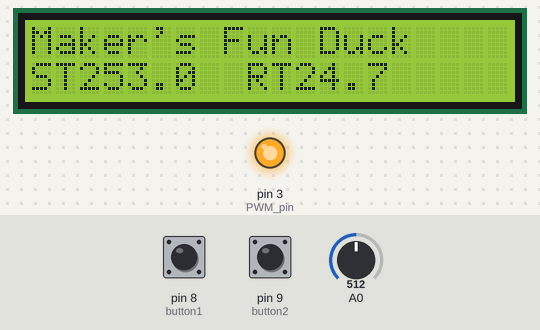
The sketch below on a simulated Arduino Uno, built with avr-gcc and run on an emulated ATmega328P. Shown: 20×2 character LCD, output pins drawn as LEDs (lit = HIGH). Inputs (shaded band) come from the test bench; at power-on: pin 8 (button1) HIGH, A0 = 512, pin 9 (button2) HIGH. What the sketch prints to the serial monitor is not drawn.

Above: at 1.2 s.
1.3 s: pin 8 (button1) pulled LOW for 3.2 s
At 5.2 s:
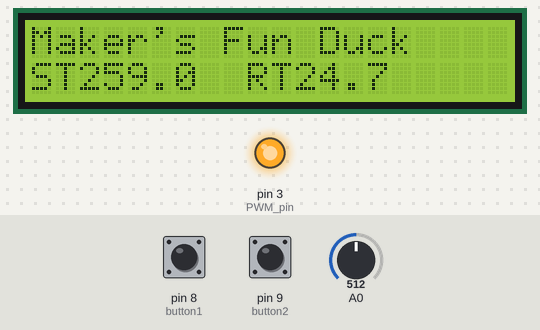
6.0 s: A0 set to 716
At 6.7 s:
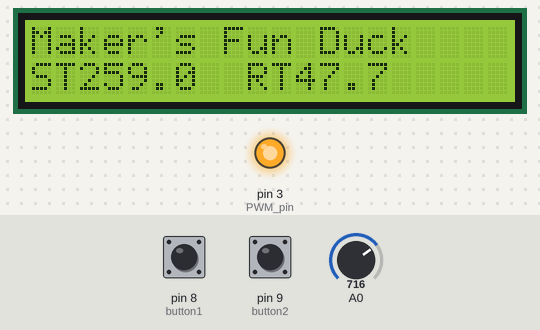
7.8 s: pin 9 (button2) pulled LOW for 0.35 s
9.8 s: pin 8 (button1) pulled LOW for 1 s
At 11.4 s:
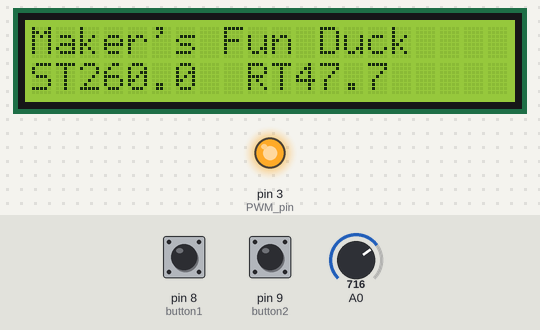
12.6 s: A0 set to 900
At 13.8 s:
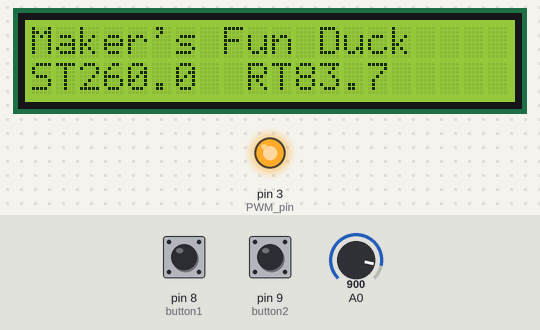
14.6 s: pin 9 (button2) pulled LOW for 1 s
At 16.2 s:
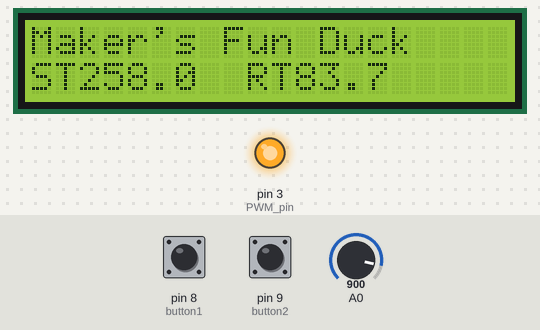
Timing chart, 0 to 17.7 s (numbered marks = the images above; inputs shaded):
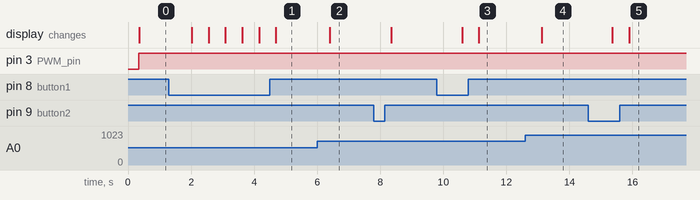

Measured:
- after the input at 1.3 s, the display: first changes after 0.72 s (image 1 shows a later state)
- after the input at 6.0 s, the display: changes after 0.40 s (image 2)
- after the input at 9.8 s, the display: first changes after 0.80 s (image 3 shows a later state)
- after the input at 12.6 s, the display: changes after 0.52 s (image 4)
- after the input at 14.6 s, the display: first changes after 0.76 s (image 5 shows a later state)

The sketch:

pet_bottle_filament.ino
```cpp
// (licence header left out)
// Libraries
#include <PIDController.h>

// Objects
PIDController pid; // Create an instance of the PID controller class, called "pid"

//thermistor Temperature reading constants
int Vo;
float R1 = 10000;
float logR2, R2, T;
float c1 = 1.009249522e-03, c2 = 2.378405444e-04, c3 = 2.019202697e-07;


//LCD config
#include <Wire.h>
#include <LiquidCrystal_I2C.h>
LiquidCrystal_I2C lcd(0x27,20,2);  //sometimes the adress is not 0x3f. Change to 0x27 if it dosn't work.

/*    i2c LCD Module  ==>   Arduino
 *    SCL             ==>     A5
 *    SDA             ==>     A4
 *    Vcc             ==>     Vcc (5v)
 *    Gnd             ==>     Gnd      */

//I/O
int PWM_pin = 3;  //Pin for PWM signal to the MOSFET driver (the BJT npn with pullup)
int button1 = 8;      //Pin 1 from rotary encoder
int button2 = 9;     //Pin 2 from rotary encoder
int button1State = 0;         // variable for reading the pushbutton status
int button2State = 0;         // variable for reading the pushbutton status

//Variables
float set_temperature =253 ;            //Default temperature setpoint. Leave it 0 and control it with button

float temperature_read = 0.0;


void setup() {

    Serial.begin(9600);   // Some methods require the Serial.begin() method to be called fitst


  pinMode(PWM_pin,OUTPUT);
  pinMode(button1,INPUT_PULLUP);
  pinMode(button2,INPUT_PULLUP);
    pid.begin();          // initialize the PID instance
  pid.setpoint(set_temperature);    // The "goal" the PID controller tries to "reach"
  pid.tune(1, 1, 1);    // Tune the PID, arguments: kP, kI, kD
  pid.limit(0, 255);    // Limit the PID output between 0 and 255, this is important to get rid of integral windup!


  // use the AREF pin, so we can measure on 3.3v, which has less noise on an Arduino
  // make sure your thermistor is fed using 3.3v, along with the AREF pin
  // so the 3.3v output pin goes to the AREF pin and the thermistor
  // see "the advanced circuit" on top of this sketch
//smoothThermistor.useAREF(true);


  lcd.init();
  lcd.backlight();
}

void loop() {

   // First we read the real value of temperature and print it to the serial
  Vo  = analogRead(A0);

 R2 = R1 * (1023.0 / (float)Vo - 1.0);
  logR2 = log(R2);
  T = (1.0 / (c1 + c2*logR2 + c3*logR2*logR2*logR2)); //Kelvin temp
  temperature_read  = T - 273.15; //Celcius Temp


  // read the state of the pushbutton value:
  button1State = digitalRead(  button1);

  button2State = digitalRead(  button2);

  delay(250); //Refresh rate + delay of LCD print
  //lcd.clear();


  if (button1State == LOW)
  {

 set_temperature = set_temperature + 1;
  delay(250);

  }


if (button2State == LOW)
  {

  set_temperature = set_temperature - 1;

  delay(250);

  }

  lcd.setCursor(0,0);
  lcd.print("Maker's Fun Duck");
  lcd.setCursor(0,1);
  lcd.print("ST:");
  lcd.setCursor(2,1);
  lcd.print(set_temperature,1);
  lcd.setCursor(9,1);
  lcd.print("RT:");
  lcd.setCursor(11,1);
  lcd.print(temperature_read,1);
Serial.println(set_temperature);

  int output = pid.compute(temperature_read);    // Let the PID compute the value, returns the optimal output
//  analogWrite(PWM_pin, output);           // Write the output to the output pin


if (set_temperature +1 > temperature_read)
{

  digitalWrite(PWM_pin , HIGH);
  }

else
{
   digitalWrite(PWM_pin , LOW);
  }


}
```
